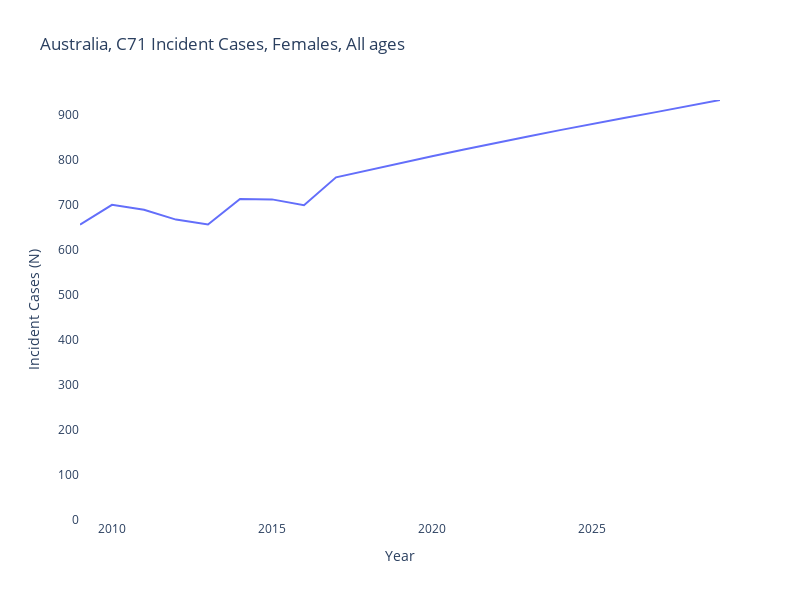

Notebook cell for this chart:
### Code cell
fig = px.line(x=all_years[27:], y=all_cases, title=f'Australia, {code} Incident Cases, {gender}, {age_group}')

fig.update_layout(yaxis=dict(range=[0,max(all_cases)]))

fig.update_layout(
    xaxis_title="Year",
    yaxis_title="Incident Cases (N)",
    plot_bgcolor='rgba(0,0,0,0)',
    autosize=False,
        width=800,
        height=600,)


fig.show()

### Figure 1 — Plotly figure (JSON) as saved in the notebook; plotly's stock layout.template omitted (floating-point values rounded to 4 significant figures)
{"data": [{"hovertemplate": "x=%{x}<br>y=%{y}<extra></extra>", "legendgroup": "", "line": {"color": "#636efa", "dash": "solid"}, "mode": "lines", "name": "", "orientation": "v", "showlegend": false, "type": "scatter", "x": [2009, 2010, 2011, 2012, 2013, 2014, 2015, 2016, 2017, 2018, 2019, 2020, 2021, 2022, 2023, 2024, 2025, 2026, 2027, 2028, 2029], "xaxis": "x", "y": [657, 701, 690, 668, 657, 714, 713, 700, 762, 778, 794, 809, 824, 839, 853, 867, 881, 894, 907, 921, 934], "yaxis": "y"}], "layout": {"autosize": false, "height": 600, "legend": {"tracegroupgap": 0}, "plot_bgcolor": "rgba(0,0,0,0)", "title": {"text": "Australia, C71 Incident Cases, Females, All ages"}, "width": 800, "xaxis": {"anchor": "y", "domain": [0, 1], "title": {"text": "Year"}}, "yaxis": {"anchor": "x", "domain": [0, 1], "range": [0, 934], "title": {"text": "Incident Cases (N)"}}}}
